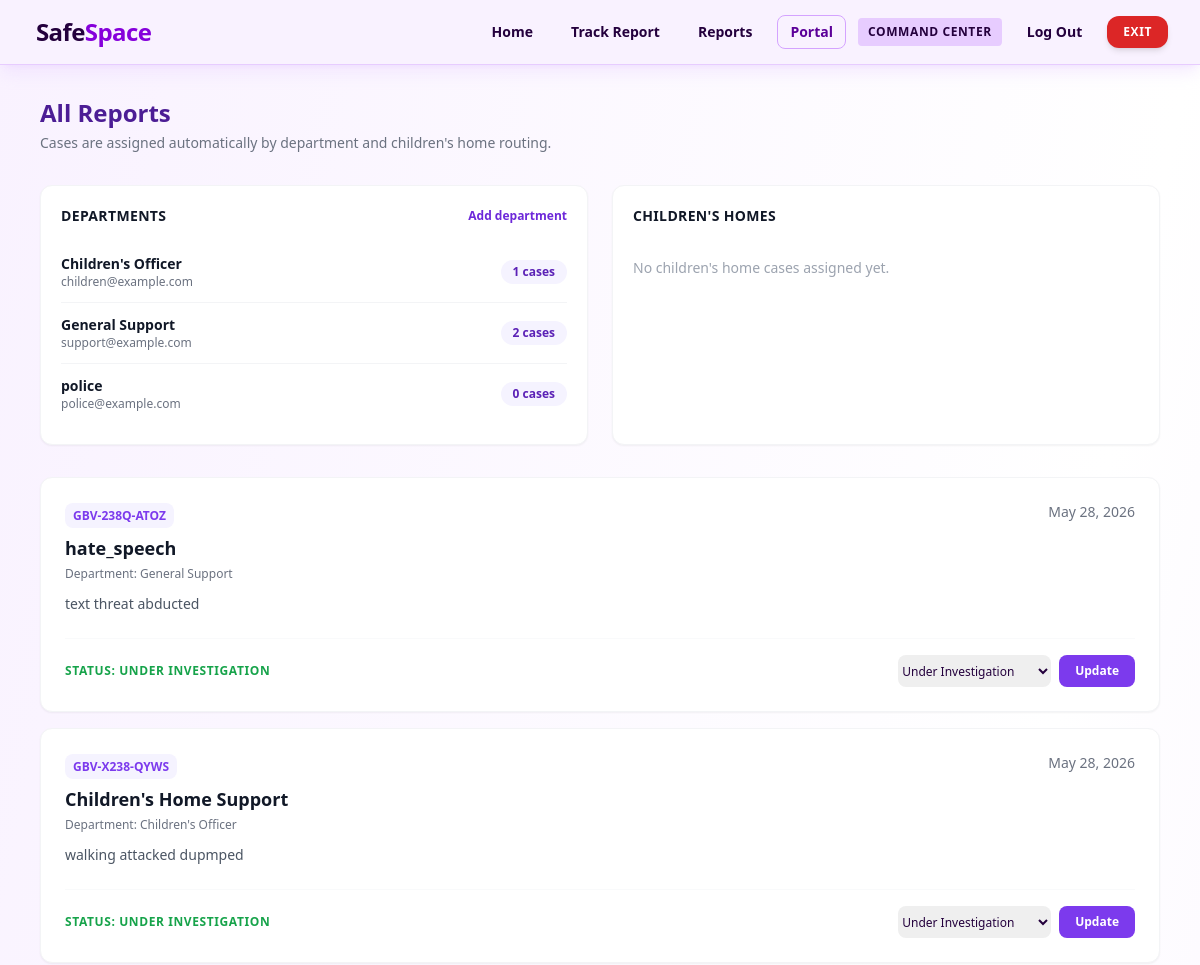
The page /portal/ (signed in, upper part) on the database as committed earlier.
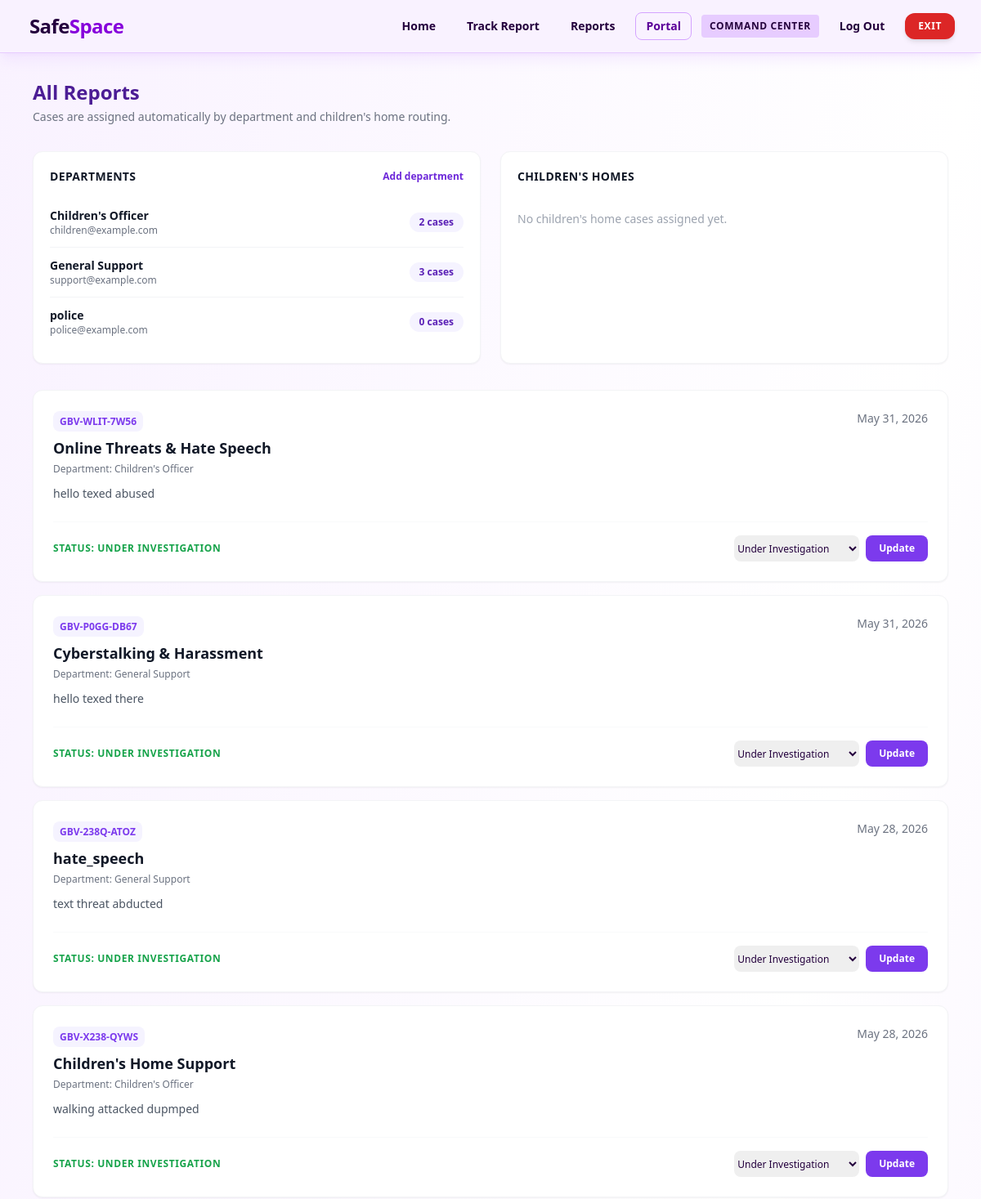
The same page on the database as committed later.
### reports/models.py (models this page shows, shortened)
class Department(models.Model):
    name = models.CharField(max_length=100, unique=True)
    email = models.EmailField()
    def __str__(self):
        return self.name

class IncidentReport(models.Model):
    CATEGORY_CHOICES = [
        ('cyberstalking', 'Cyberstalking & Harassment'),
        ('doxing', 'Non-Consensual Image Sharing / DoXing'),
        ('impersonation', 'Impersonation & Identity Theft'),
        ('threats', 'Online Threats & Hate Speech'),
        ('other', 'Other Forms of Online Abuse'),
        ('children_home_support', 'Children\'s Home Support'),
    ]
    STATUS_CHOICES = [
        ('pending', 'Pending Review'),
        ('under_review', 'Under Investigation'),
        ('action_taken', 'Action Taken / Resolved'),
        ('closed', 'Closed'),
    ]
    URGENCY_CHOICES = [
        ('low', 'Low Priority'),
        ('medium', 'Medium Priority'),
        ('high', 'High Priority'),
        ('critical', 'Critical Intervention Required'),
    ]
    LEVEL_CHOICES = [
        (0, 'Unassigned'),
        (1, 'Initial Review'),
        (2, 'Escalated/Urgent'),
        (3, 'Resolved')
    ]
    reference_number = models.CharField(max_length=14, unique=True, editable=False, db_index=True)
    case_access_pin = models.CharField(max_length=6, editable=False)
    reporter_profile = models.ForeignKey(User, on_delete=models.SET_NULL, blank=True, null=True)
    incident_category = models.CharField(max_length=100, choices=CATEGORY_CHOICES)
    description = models.TextField()
    incident_date = models.DateField(null=True, blank=True)
    platform_used = models.CharField(max_length=100)
    evidence_attachment = models.FileField(upload_to='evidence/%Y/%m/%d/', blank=True, null=True)
    level = models.IntegerField(choices=LEVEL_CHOICES, default=0)
    assigned_department = models.ForeignKey(Department, on_delete=models.SET_NULL, null=True, blank=True)
    assigned_to = models.ForeignKey(User, on_delete=models.SET_NULL, null=True, blank=True, related_name='assigned_cases')
    assigned_home = models.ForeignKey(ChildrensHome, on_delete=models.SET_NULL, null=True, blank=True)
    reporter_type = models.CharField(max_length=20, default='self')
    allow_contact = models.BooleanField(default=False)
    gender = models.CharField(max_length=5, default='P')
    age_group = models.CharField(max_length=10, blank=True, null=True)
    disability = models.CharField(max_length=20, default='none')
    reporter_name = models.CharField(max_length=100, blank=True, null=True)
    reporter_email = models.EmailField(blank=True, null=True)
    reporter_phone = models.CharField(max_length=20, blank=True, null=True)
    ai_classified_category = models.CharField(max_length=50, blank=True, null=True)
    ai_urgency_score = models.CharField(max_length=20, choices=URGENCY_CHOICES, default='low')
    ai_research_insights = models.TextField(blank=True, null=True)
    status = models.CharField(max_length=20, choices=STATUS_CHOICES, default='pending')
    admin_notes = models.TextField(blank=True, null=True)
    created_at = models.DateTimeField(auto_now_add=True)
    updated_at = models.DateTimeField(auto_now=True)

### reports/views.py (the view, shortened to what this page needs)
# urls.py: path('portal/', views.department_portal_view, name='department_portal'),
@login_required
@user_passes_test(is_staff)
def department_portal_view(request):
    if request.user.is_superuser:
        reports = IncidentReport.objects.all().order_by('-created_at')
        portal_title = 'All Reports'
        departments = Department.objects.annotate(case_count=Count('incidentreport')).order_by('name')
        home_cases = IncidentReport.objects.filter(assigned_home__isnull=False).order_by('-created_at')
        childrens_homes = ChildrensHome.objects.annotate(
            case_count=Count('incidentreport')
        ).prefetch_related(
            Prefetch('incidentreport_set', queryset=home_cases, to_attr='portal_cases')
        ).order_by('name')
    return render(request, 'reports/department_portal.html', {
        'reports': reports,
        'portal_title': portal_title,
        'departments': departments,
        'childrens_homes': childrens_homes,
    })

### reports/views.py (called while the page is built)
def is_staff(user):
    return user.is_staff or user.groups.filter(name='DepartmentStaff').exists()

### reports/templates/reports/department_portal.html (shortened to what the changed rows need)
{% extends 'base.html' %}
{% block content %}
<div class="max-w-6xl mx-auto px-4 py-8">
    <div class="mb-8">
        <h1 class="text-2xl font-black text-violet-900">{{ portal_title|default:'Assigned Incident Cases' }}</h1>
    </div>
    <div class="grid grid-cols-1 lg:grid-cols-2 gap-6 mb-8">
        <section class="bg-white rounded-xl p-5 shadow-sm border border-gray-100">
            <div class="flex items-center justify-between mb-4">
                <h2 class="text-sm font-black text-gray-900 uppercase tracking-wide">Departments</h2>
            </div>
            <div class="divide-y divide-gray-100">
                {% for department in departments %}
                    <div class="py-3 flex items-center justify-between gap-4">
                        <div>
                            <p class="text-sm font-bold text-gray-900">{{ department.name }}</p>
                            <p class="text-xs text-gray-500">{{ department.email }}</p>
                        </div>
                        <span class="text-xs font-black text-violet-800 bg-violet-50 px-3 py-1 rounded-full">{{ department.case_count }} cases</span>
                    </div>
                {% empty %}
                    <p class="text-sm text-gray-400 py-4">No departments added yet.</p>
                {% endfor %}
            </div>
        </section>
        <section class="bg-white rounded-xl p-5 shadow-sm border border-gray-100">
            <h2 class="text-sm font-black text-gray-900 uppercase tracking-wide mb-4">Children's Homes</h2>
        </section>
    </div>
    <div class="space-y-4">
        {% for report in reports %}
        <div class="bg-white rounded-xl p-6 shadow-sm border border-gray-100">
            <div class="flex justify-between items-start">
                <div>
                    <span class="text-xs font-bold text-violet-600 bg-violet-50 px-2 py-1 rounded-lg">
                        {{ report.reference_number }}
                    </span>
                    <h2 class="text-lg font-bold text-gray-900 mt-2">{{ report.get_incident_category_display }}</h2>
                    <p class="text-xs text-gray-500 mt-1">
                        Department: {{ report.assigned_department|default:"Unassigned" }}
                    </p>
                </div>
                <span class="text-sm font-medium text-gray-500">{{ report.created_at|date:"M d, Y" }}</span>
            </div>
            <p class="text-gray-600 text-sm mt-3 line-clamp-2">{{ report.description }}</p>
            <div class="mt-6 pt-4 border-t border-gray-50 flex items-center justify-between">
                <span class="text-xs font-bold {% if report.status == 'pending' %}text-amber-600{% else %}text-green-600{% endif %} uppercase tracking-wider">
                    Status: {{ report.get_status_display }}
                </span>
                <form action="{% url 'update_status' report.id %}" method="POST" class="flex gap-2">
                    <select name="status" class="text-xs border-gray-200 rounded-lg">
                        <option value="under_review" {% if report.status == 'under_review' %}selected{% endif %}>Under Investigation</option>
                    </select>
                    <button type="submit" class="bg-violet-600 text-white text-xs font-bold px-4 py-2 rounded-lg hover:bg-violet-700">
                        Update
                    </button>
                </form>
            </div>
        </div>
        {% empty %}
        <div class="text-center py-12">
            <p class="text-gray-400">No active cases assigned to your department currently.</p>
        </div>
        {% endfor %}
    </div>
</div>
{% endblock %}

Rows that differ between the two databases and show on the page:
computed for Department "Children's Officer": case_count "1" → "2"
computed for Department "General Support": case_count "2" → "3"
added IncidentReport: reference_number "GBV-WLIT-7W56", incident_category "Online Threats & Hate Speech", assigned_department "Children's Officer", created_at "May 31, 2026", description "hello texed abused", status "UNDER INVESTIGATION", status "Under Investigation"
added IncidentReport: reference_number "GBV-P0GG-DB67", incident_category "Cyberstalking & Harassment", assigned_department "General Support", created_at "May 31, 2026", description "hello texed there", status "UNDER INVESTIGATION", status "Under Investigation"
